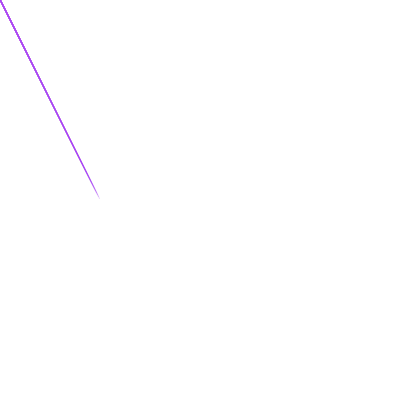
Frame 1 (no input)
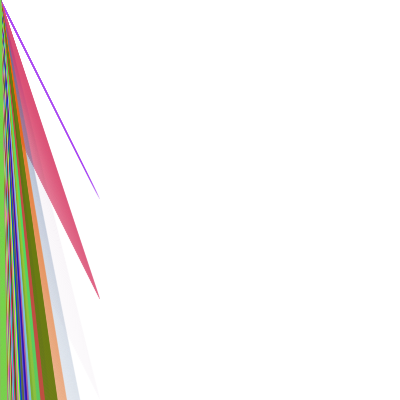
Frame 60 (the mouse pressed at the canvas centre just before this capture)
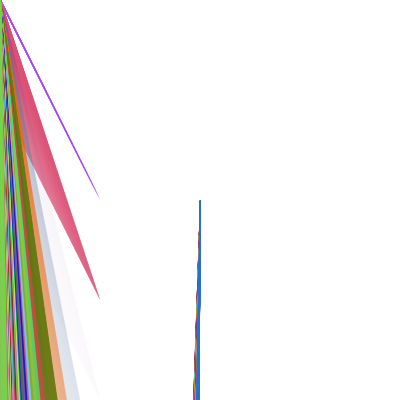
Frame 120 (the mouse held since frame 60 and released just before this capture)

The Processing sketch that drew these frames (run headless with seeded random() and noise(); from frame 60 on, the mouse is pressed at the canvas centre):

// Processing sketch: processing_17322
// ── processing_17322.pde

int j;
int x=20;
int y=30;
int w=40;
int h=40;

void setup(){
  
  size(400,400);
 // shapes = new Shape[i];
  background(255);
}


void draw(){
 
  stroke(random(0,255),random(0,255),random(0,255),random(0,255));
  for(int i=0; i<100; i++){
  line(i,i+j,mouseX,mouseY);
  j++;
 }    
}
